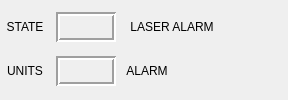
            <widget class="QWidget" name="widget_info" native="true">
             <layout class="QGridLayout" name="gridLayout_6">
              <property name="leftMargin">
               <number>0</number>
              </property>
              <property name="topMargin">
               <number>4</number>
              </property>
              <property name="rightMargin">
               <number>0</number>
              </property>
              <property name="bottomMargin">
               <number>4</number>
              </property>
              <item row="2" column="4">
               <widget class="LED" name="led_alarm" native="true">
                <property name="sizePolicy">
                 <sizepolicy hsizetype="Fixed" vsizetype="Fixed">
                  <horstretch>0</horstretch>
                  <verstretch>0</verstretch>
                 </sizepolicy>
                </property>
                <property name="minimumSize">
                 <size>
                  <width>60</width>
                  <height>30</height>
                 </size>
                </property>
                <property name="maximumSize">
                 <size>
                  <width>60</width>
                  <height>30</height>
                 </size>
                </property>
                <property name="statusTip">
                 <string>NEW ALARM PAGE ENTRY</string>
                </property>
                <property name="diameter" stdset="0">
                 <number>12</number>
                </property>
               </widget>
              </item>
              <item row="0" column="2">
               <widget class="QLabel" name="label_6">
                <property name="sizePolicy">
                 <sizepolicy hsizetype="Fixed" vsizetype="Fixed">
                  <horstretch>0</horstretch>
                  <verstretch>0</verstretch>
                 </sizepolicy>
                </property>
                <property name="minimumSize">
                 <size>
                  <width>100</width>
                  <height>30</height>
                 </size>
                </property>
                <property name="maximumSize">
                 <size>
                  <width>50</width>
                  <height>30</height>
                 </size>
                </property>
                <property name="text">
                 <string>LASER ALARM</string>
                </property>
                <property name="alignment">
                 <set>Qt::AlignCenter</set>
                </property>
               </widget>
              </item>
              <item row="0" column="4">
               <widget class="LED" name="led_laser_alarm" native="true">
                <property name="sizePolicy">
                 <sizepolicy hsizetype="Fixed" vsizetype="Fixed">
                  <horstretch>0</horstretch>
                  <verstretch>0</verstretch>
                 </sizepolicy>
                </property>
                <property name="minimumSize">
                 <size>
                  <width>60</width>
                  <height>30</height>
                 </size>
                </property>
                <property name="maximumSize">
                 <size>
                  <width>60</width>
                  <height>30</height>
                 </size>
                </property>
                <property name="statusTip">
                 <string>NEW ALARM PAGE ENTRY</string>
                </property>
                <property name="diameter" stdset="0">
                 <number>12</number>
                </property>
                <property name="state" stdset="0">
                 <bool>false</bool>
                </property>
               </widget>
              </item>
              <item row="2" column="2">
               <widget class="QLabel" name="label_5">
                <property name="sizePolicy">
                 <sizepolicy hsizetype="Fixed" vsizetype="Fixed">
                  <horstretch>0</horstretch>
                  <verstretch>0</verstretch>
                 </sizepolicy>
                </property>
                <property name="minimumSize">
                 <size>
                  <width>50</width>
                  <height>30</height>
                 </size>
                </property>
                <property name="maximumSize">
                 <size>
                  <width>50</width>
                  <height>30</height>
                 </size>
                </property>
                <property name="text">
                 <string>ALARM</string>
                </property>
                <property name="alignment">
                 <set>Qt::AlignCenter</set>
                </property>
               </widget>
              </item>
              <item row="2" column="0">
               <widget class="QLabel" name="label_19">
                <property name="sizePolicy">
                 <sizepolicy hsizetype="Fixed" vsizetype="Fixed">
                  <horstretch>0</horstretch>
                  <verstretch>0</verstretch>
                 </sizepolicy>
                </property>
                <property name="minimumSize">
                 <size>
                  <width>50</width>
                  <height>30</height>
                 </size>
                </property>
                <property name="maximumSize">
                 <size>
                  <width>50</width>
                  <height>30</height>
                 </size>
                </property>
                <property name="text">
                 <string>UNITS</string>
                </property>
                <property name="alignment">
                 <set>Qt::AlignCenter</set>
                </property>
               </widget>
              </item>
              <item row="0" column="0">
               <widget class="QLabel" name="label_18">
                <property name="sizePolicy">
                 <sizepolicy hsizetype="Fixed" vsizetype="Fixed">
                  <horstretch>0</horstretch>
                  <verstretch>0</verstretch>
                 </sizepolicy>
                </property>
                <property name="minimumSize">
                 <size>
                  <width>50</width>
                  <height>30</height>
                 </size>
                </property>
                <property name="maximumSize">
                 <size>
                  <width>50</width>
                  <height>30</height>
                 </size>
                </property>
                <property name="text">
                 <string>STATE</string>
                </property>
                <property name="alignment">
                 <set>Qt::AlignCenter</set>
                </property>
               </widget>
              </item>
              <item row="0" column="1">
               <widget class="StatusLabel" name="statuslabel_state">
                <property name="sizePolicy">
                 <sizepolicy hsizetype="Fixed" vsizetype="Fixed">
                  <horstretch>0</horstretch>
                  <verstretch>0</verstretch>
                 </sizepolicy>
                </property>
                <property name="minimumSize">
                 <size>
                  <width>60</width>
                  <height>30</height>
                 </size>
                </property>
                <property name="maximumSize">
                 <size>
                  <width>60</width>
                  <height>30</height>
                 </size>
                </property>
                <property name="frameShape">
                 <enum>QFrame::Box</enum>
                </property>
                <property name="frameShadow">
                 <enum>QFrame::Sunken</enum>
                </property>
                <property name="lineWidth">
                 <number>2</number>
                </property>
                <property name="machine_state_status" stdset="0">
                 <bool>true</bool>
                </property>
               </widget>
              </item>
              <item row="2" column="1">
               <widget class="StateLabel" name="statelabel_metric">
                <property name="sizePolicy">
                 <sizepolicy hsizetype="Fixed" vsizetype="Fixed">
                  <horstretch>0</horstretch>
                  <verstretch>0</verstretch>
                 </sizepolicy>
                </property>
                <property name="minimumSize">
                 <size>
                  <width>60</width>
                  <height>30</height>
                 </size>
                </property>
                <property name="maximumSize">
                 <size>
                  <width>60</width>
                  <height>30</height>
                 </size>
                </property>
                <property name="frameShape">
                 <enum>QFrame::Box</enum>
                </property>
                <property name="frameShadow">
                 <enum>QFrame::Sunken</enum>
                </property>
                <property name="lineWidth">
                 <number>2</number>
                </property>
                <property name="alignment">
                 <set>Qt::AlignCenter</set>
                </property>
                <property name="true_textTemplate" stdset="0">
                 <string>MM</string>
                </property>
                <property name="false_textTemplate" stdset="0">
                 <string>IN</string>
                </property>
               </widget>
              </item>
             </layout>
            </widget>
